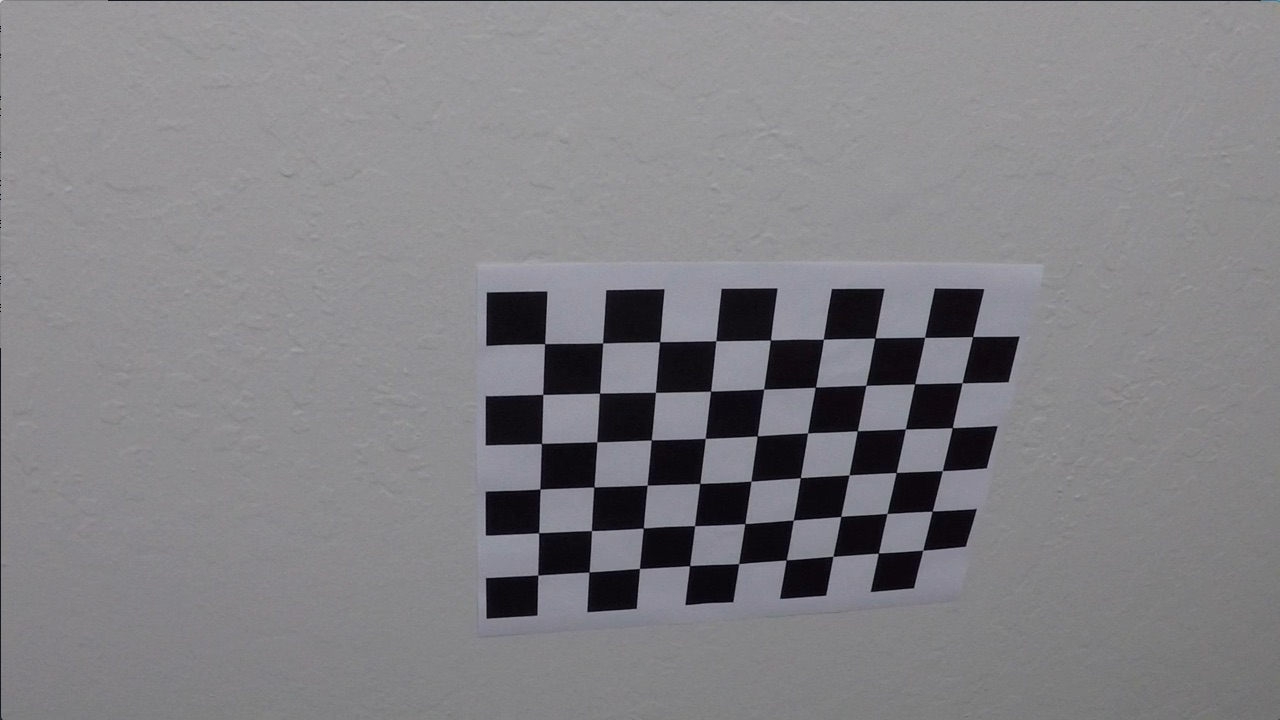
#> input picture CarND-Advanced-Lane-Lines-master/camera_cal/calibration10.jpg, 1280 x 720 px; its folder holds only this picture in this run
$ jupyter execute --allow-errors Single_Image_Process.ipynb   (older library calls are emulated)
#> lines starting #> are read from the running program, lines starting #| are printed output that depends on the picture; after the words box and inside, x2 and y2 are one past the last pixel; in counts of white or black regions, pixels touching at a corner belong together
Import

[cell 1]
import numpy as np
from collections import deque
import cv2
import matplotlib.pyplot as plt
import glob

Camera clibration

[cell 2]
def cameraclibration():
    objp = np.zeros((6*9,3), np.float32)
    objp[:,:2] = np.mgrid[0:9,0:6].T.reshape(-1,2)

    # Arrays to store object points and image points from all the images.
    objpoints = [] # 3d points in real world space
    imgpoints = [] # 2d points in image plane.

    # Make a list of calibration images
    images = glob.glob('camera_cal/calibration*.jpg')
    # Step through the list and search for chessboard corners
    for fname in images:
        img = cv2.imread(fname)
        gray = cv2.cvtColor(img,cv2.COLOR_BGR2GRAY)

        # Find the chessboard corners
        ret, corners = cv2.findChessboardCorners(gray, (9,6),None)

        # If found, add object points, image points
        if ret == True:
            objpoints.append(objp)
            imgpoints.append(corners)

            # Draw and display the corners
            img = cv2.drawChessboardCorners(img, (9,6), corners, ret)
            cv2.imshow('img',img)
            cv2.waitKey(500)

    cv2.destroyAllWindows()

    img_size = (img.shape[1], img.shape[0])

    # Do camera calibration given object points and image points
    ret, mtx, dist, rvecs, tvecs = cv2.calibrateCamera(objpoints, imgpoints, img_size,None,None)

    return mtx,dist

Combination of Color and Gradient Thresholding

[cell 3]
def color_gradient_thresh(img, s_thresh, l_thresh, sobel_kernel, mag_thresh,graddir_thresh):

    # Take both Sobel x and y gradients
    gray = cv2.cvtColor(img, cv2.COLOR_RGB2GRAY)
    sobelx = cv2.Sobel(gray, cv2.CV_64F, 1, 0, ksize=sobel_kernel)
    sobely = cv2.Sobel(gray, cv2.CV_64F, 0, 1, ksize=sobel_kernel)
    # Calculate the gradient magnitude
    gradmag = np.sqrt(sobelx**2 + sobely**2)
    # Rescale to 8 bit
    scale_factor = np.max(gradmag)/255
    gradmag = (gradmag/scale_factor).astype(np.uint8)
    # threshold gradient magnitude
    gradmag_binary = np.zeros_like(gradmag)
    gradmag_binary[(gradmag >= mag_thresh[0]) & (gradmag <= mag_thresh[1])]

    # Take gradient orientation threshold
    graddir = np.arctan2(np.absolute(sobely), np.absolute(sobelx))
    graddir_binary = np.zeros_like(graddir)
    graddir_binary[(graddir >= graddir_thresh[0]) & (graddir <= graddir_thresh[1])] = 1

    # Take both saturation and lightness channel for thresholding
    hls = cv2.cvtColor(img, cv2.COLOR_RGB2HLS)
    l_channel = hls[:,:,1]
    s_channel = hls[:,:,2]
    #threshold lightness
    l_binary = np.zeros_like(l_channel)
    l_binary[(l_channel > l_thresh[0]) & (l_channel < l_thresh[1])] = 1
    #threshold saturation
    s_binary = np.zeros_like(s_channel)
    s_binary[(s_channel >= s_thresh[0]) & (s_channel <= s_thresh[1])] = 1

    binary = np.zeros_like(s_binary)
    binary[((l_binary == 1) | (s_binary == 1) | (gradmag_binary==1) | (graddir_thresh == 1))] = 1

    return binary

Perspective Transform

[cell 4]
def corners_unwarp(img, srcpoints, dstpoints):

    img_size = (img.shape[1], img.shape[0])

    #calculate the transformation matrix
    M = cv2.getPerspectiveTransform(srcpoints, dstpoints)
    warped = cv2.warpPerspective(img, M, img_size)

    return warped

Slide Window to find the initial fitted lines of lanes

[cell 5]
import numpy as np
import cv2

def find_lane_pixels(binary_warped):
    # Take a histogram of the bottom half of the image
    histogram = np.sum(binary_warped[binary_warped.shape[0]//2:,:], axis=0)
    # Create an output image to draw on and visualize the result
    out_img = np.dstack((binary_warped, binary_warped, binary_warped))
    # Find the peak of the left and right halves of the histogram
    # These will be the starting point for the left and right lines
    midpoint = np.int(histogram.shape[0]//2)
    leftx_base = np.argmax(histogram[:midpoint])
    rightx_base = np.argmax(histogram[midpoint:]) + midpoint

    # HYPERPARAMETERS
    # Choose the number of sliding windows
    nwindows = 9
    # Set the width of the windows +/- margin
    margin = 100
    # Set minimum number of pixels found to recenter window
    minpix = 50

    # Set height of windows - based on nwindows above and image shape
    window_height = np.int(binary_warped.shape[0]//nwindows)
    # Identify the x and y positions of all nonzero pixels in the image
    nonzero = binary_warped.nonzero()
    nonzeroy = np.array(nonzero[0])
    nonzerox = np.array(nonzero[1])
    # Current positions to be updated later for each window in nwindows
    leftx_current = leftx_base
    rightx_current = rightx_base

    # Create empty lists to receive left and right lane pixel indices
    left_lane_inds = []
    right_lane_inds = []

    # Step through the windows one by one
    for window in range(nwindows):
        # Identify window boundaries in x and y (and right and left)
        win_y_low = binary_warped.shape[0] - (window+1)*window_height
        win_y_high = binary_warped.shape[0] - window*window_height
        win_xleft_low = leftx_current - margin
        win_xleft_high = leftx_current + margin
        win_xright_low = rightx_current - margin
        win_xright_high = rightx_current + margin

        # Draw the windows on the visualization image
        cv2.rectangle(out_img,(win_xleft_low,win_y_low),
        (win_xleft_high,win_y_high),(0,255,0), 2)
        cv2.rectangle(out_img,(win_xright_low,win_y_low),
        (win_xright_high,win_y_high),(0,255,0), 2)

        # Identify the nonzero pixels in x and y within the window #
        good_left_inds = ((nonzeroy >= win_y_low) & (nonzeroy < win_y_high) &
        (nonzerox >= win_xleft_low) &  (nonzerox < win_xleft_high)).nonzero()[0]
        good_right_inds = ((nonzeroy >= win_y_low) & (nonzeroy < win_y_high) &
        (nonzerox >= win_xright_low) &  (nonzerox < win_xright_high)).nonzero()[0]

        # Append these indices to the lists
        left_lane_inds.append(good_left_inds)
        right_lane_inds.append(good_right_inds)

        # If you found > minpix pixels, recenter next window on their mean position
        if len(good_left_inds) > minpix:
            leftx_current = np.int(np.mean(nonzerox[good_left_inds]))
        if len(good_right_inds) > minpix:
            rightx_current = np.int(np.mean(nonzerox[good_right_inds]))

    # Concatenate the arrays of indices (previously was a list of lists of pixels)
    # It previously has nwindows lists of lists of pixels
    try:
        left_lane_inds = np.concatenate(left_lane_inds)
        right_lane_inds = np.concatenate(right_lane_inds)
    except ValueError:
        # Avoids an error if the above is not implemented fully
        pass

    # Extract left and right line pixel positions
    leftx = nonzerox[left_lane_inds]
    lefty = nonzeroy[left_lane_inds]
    rightx = nonzerox[right_lane_inds]
    righty = nonzeroy[right_lane_inds]

    return leftx, lefty, rightx, righty, out_img, histogram


def fit_polynomial(binary_warped):
    # Find our lane pixels first
    leftx, lefty, rightx, righty, out_img, histogram = find_lane_pixels(binary_warped)

    # Fit a second order polynomial to each using `np.polyfit`
    # it uses all nonzero points inside the sliding window to fit a line
    left_fit = np.polyfit(lefty, leftx, 2)
    right_fit = np.polyfit(righty, rightx, 2)

    # Generate x and y values for checking
    ploty = np.linspace(0, binary_warped.shape[0]-1, binary_warped.shape[0] )
    try:
        left_fitx = left_fit[0]*ploty**2 + left_fit[1]*ploty + left_fit[2]
        right_fitx = right_fit[0]*ploty**2 + right_fit[1]*ploty + right_fit[2]
    except TypeError:
        # Avoids an error if `left` and `right_fit` are still none or incorrect
        print('The function failed to fit a line!')
        left_fitx = 1*ploty**2 + 1*ploty
        right_fitx = 1*ploty**2 + 1*ploty

    ## Visualization ##
    # Colors in the left and right lane regions
    out_img[lefty, leftx] = [255, 0, 0]
    out_img[righty, rightx] = [0, 0, 255]

    return left_fit,right_fit,left_fitx,right_fitx,out_img,histogram

Search from Prior to find the fitted lines of lanes

[cell 6]
def fit_poly(img_shape, leftx, lefty, rightx, righty):
     ### TO-DO: Fit a second order polynomial to each with np.polyfit() ###
     ### This polynomial is for current frame
    left_fit = np.polyfit(lefty, leftx, 2)
    right_fit = np.polyfit(righty, rightx, 2)
    # Generate x and y values for plotting
    ploty = np.linspace(0, img_shape[0]-1, img_shape[0])
    ### TO-DO: Calc both polynomials using ploty, left_fit and right_fit ###
    left_fitx = left_fit[0]*ploty**2 + left_fit[1]*ploty + left_fit[2]
    right_fitx = right_fit[0]*ploty**2 + right_fit[1]*ploty + right_fit[2]

    return left_fit, right_fit, left_fitx, right_fitx, ploty

def search_around_poly(binary_warped,left_fit,right_fit):
    # HYPERPARAMETER
    # Choose the width of the margin around the previous polynomial to search
    # The quiz grader expects 100 here, but feel free to tune on your own!
    margin = 100

    # Grab activated pixels
    nonzero = binary_warped.nonzero()
    nonzeroy = np.array(nonzero[0])
    nonzerox = np.array(nonzero[1])

    ### TO-DO: Set the area of search based on activated x-values ###
    ### within the +/- margin of our polynomial function ###
    ### Hint: consider the window areas for the similarly named variables ###
    ### in the previous quiz, but change the windows to our new search area ###
    ### the polynomial parameters are from the previous frame, since we do not expect
    ### a big change of the lanes from one frame to the next frame
    left_lane_inds = ((nonzerox > (left_fit[0]*(nonzeroy**2) + left_fit[1]*nonzeroy +
                    left_fit[2] - margin)) & (nonzerox < (left_fit[0]*(nonzeroy**2) +
                    left_fit[1]*nonzeroy + left_fit[2] + margin)))
    right_lane_inds = ((nonzerox > (right_fit[0]*(nonzeroy**2) + right_fit[1]*nonzeroy +
                    right_fit[2] - margin)) & (nonzerox < (right_fit[0]*(nonzeroy**2) +
                    right_fit[1]*nonzeroy + right_fit[2] + margin)))

    # Again, extract left and right line pixel positions
    leftx = nonzerox[left_lane_inds]
    lefty = nonzeroy[left_lane_inds]
    rightx = nonzerox[right_lane_inds]
    righty = nonzeroy[right_lane_inds]

    # Fit new polynomials
    left_fit, right_fit, left_fitx, right_fitx, ploty = fit_poly(binary_warped.shape, leftx, lefty, rightx, righty)

    # Create an image to draw on and an image to show the selection window
    out_img = np.dstack((binary_warped, binary_warped, binary_warped))*255
    window_img = np.zeros_like(out_img)
    # Color in left and right line pixels
    out_img[nonzeroy[left_lane_inds], nonzerox[left_lane_inds]] = [255, 0, 0]
    out_img[nonzeroy[right_lane_inds], nonzerox[right_lane_inds]] = [0, 0, 255]

    # Generate a polygon to illustrate the search window area
    # And recast the x and y points into usable format for cv2.fillPoly()
    left_line_window1 = np.array([np.transpose(np.vstack([left_fitx-margin, ploty]))])
    left_line_window2 = np.array([np.flipud(np.transpose(np.vstack([left_fitx+margin,
                              ploty])))])
    left_line_pts = np.hstack((left_line_window1, left_line_window2))

    right_line_window1 = np.array([np.transpose(np.vstack([right_fitx-margin, ploty]))])
    right_line_window2 = np.array([np.flipud(np.transpose(np.vstack([right_fitx+margin,
                              ploty])))])
    right_line_pts = np.hstack((right_line_window1, right_line_window2))

    # Draw the lane onto the warped blank image
    cv2.fillPoly(window_img, np.int_([left_line_pts]), (0,255, 0))
    cv2.fillPoly(window_img, np.int_([right_line_pts]), (0,255, 0))
    result = cv2.addWeighted(out_img, 1, window_img, 0.3, 0)
    ## End visualization steps ##


    return left_fit, right_fit, left_fitx,right_fitx,result

Draw green area to mark the lane

[cell 7]
def draw_lane_mark(binary_warped,left_fitx,right_fitx):
    ## Visualization ##
    # Create an image to draw on and an image to show the selection window
    out_img = np.dstack((binary_warped, binary_warped, binary_warped))*255
    lane_marked_img = np.zeros_like(out_img)


    # Generate a polygon to illustrate the search window area
    # And recast the x and y points into usable format for cv2.fillPoly()
    ploty = np.linspace(0, binary_warped.shape[0]-1, binary_warped.shape[0])
    left_line = np.array([np.transpose(np.vstack([left_fitx, ploty]))])
    right_line = np.array([np.flipud(np.transpose(np.vstack([right_fitx, ploty])))])
    lane_line_pts = np.hstack((left_line, right_line))

    # Draw the lane onto the warped blank image
    cv2.fillPoly(lane_marked_img, np.int_([lane_line_pts]), (0,255, 0))

    return lane_marked_img

Measure the lanes curvature close to vehicle

[cell 8]
def measure_curvature_real(left_fit, right_fit,y_eval):
    '''
    Calculates the curvature of polynomial functions in meters.
    '''
    # Define conversions in x and y from pixels space to meters
    ym_per_pix = 3.048/100 # meters per pixel in y dimension

    # Calculation of R_curve (radius of curvature)
    left_curverad = ((1 + (2*left_fit[0]*y_eval*ym_per_pix + left_fit[1])**2)**1.5) / np.absolute(2*left_fit[0])
    right_curverad = ((1 + (2*right_fit[0]*y_eval*ym_per_pix + right_fit[1])**2)**1.5) / np.absolute(2*right_fit[0])

    return left_curverad, right_curverad

Define Line class to keep track of the processing steps

[cell 9]
class Line():
    def __init__(self):
        # camera calibration
        self.calibration = False
        self.camera_cali_matrix=None
        self.camera_dist=None

        #distance in meters of vehicle center from the line
        self.line_base_pos = None

    def camera_calibration_undistortion(self,img):
        #camera calibration
        if self.calibration==False:
            self.camera_cali_matrix,self.camera_dist = cameraclibration()
#> in cameraclibration, img is the input picture: shape (720, 1280, 3); mean B, G, R 133.1, 129.4, 130.2
#> in cameraclibration, `ret, corners = cv2.findChessboardCorners(gray, (9,6),None)`: ret = True; corners = 54 rows, first 8: [545.3, 343.1], [602.7, 342.8], [660.1, 341.3], [715.8, 340.7], [770.6, 340], [823.5, 339.2], [874.3, 338.5], [925.1, 337.4]
#> in cameraclibration, `img = cv2.drawChessboardCorners(img, (9,6), corners, ret)`:
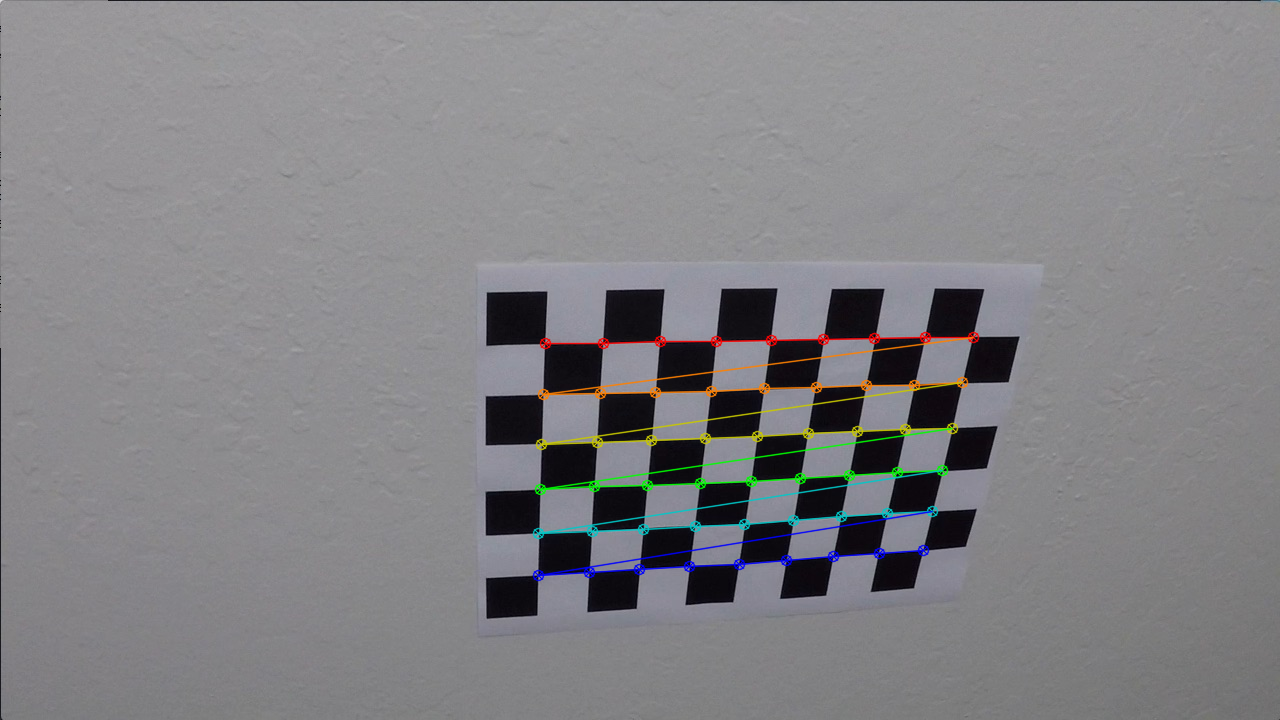
#> img: shape (720, 1280, 3); 1.91% of pixels changed, all inside (x1, y1, x2, y2) = (532, 331, 980, 582)
#> in cameraclibration, `ret, mtx, dist, rvecs, tvecs = cv2.calibrateCamera(objpoints, imgpoint..`: ret = 0.68; mtx = [[1143.7, 0, 681.7], [0, 1109.2, 367.7], [0, 0, 1]]; dist = [[-0.515, 2.99, -0.00876, 0.00937, 1.41]]; rvecs = ([0.451, -0.252, 0.0361],); tvecs = ([-2.31, -0.422, 19.12],)
            self.calibration = True
        #undistort image
        undist = cv2.undistort(img, self.camera_cali_matrix, self.camera_dist, None, self.camera_cali_matrix)
        return undist

Perform camera calibration and image undistortion step

[cell 10]
line=Line()
img = cv2.imread('camera_cal/calibration1.jpg')
#> (the rest of this cell did not finish here and is left out)

#> in camera_calibration_undistortion, `self.camera_cali_matrix,self.camera_dist = cameraclibration()`: self.camera_cali_matrix has the same summary as mtx in cameraclibration; self.camera_dist = [[-0.515, 2.99, -0.00876, 0.00937, 1.41]]
# Visualize undistortion
f, (ax1, ax2) = plt.subplots(1, 2, figsize=(20,10))
f.subplots_adjust(hspace = .2, wspace=.05)
ax1.imshow(img)
ax1.set_title('Original Image', fontsize=30)
ax2.imshow(undist)
ax2.set_title('Undistorted Image', fontsize=30)

[cell 11]
line=Line()
img = cv2.imread('test_images/test2.jpg')
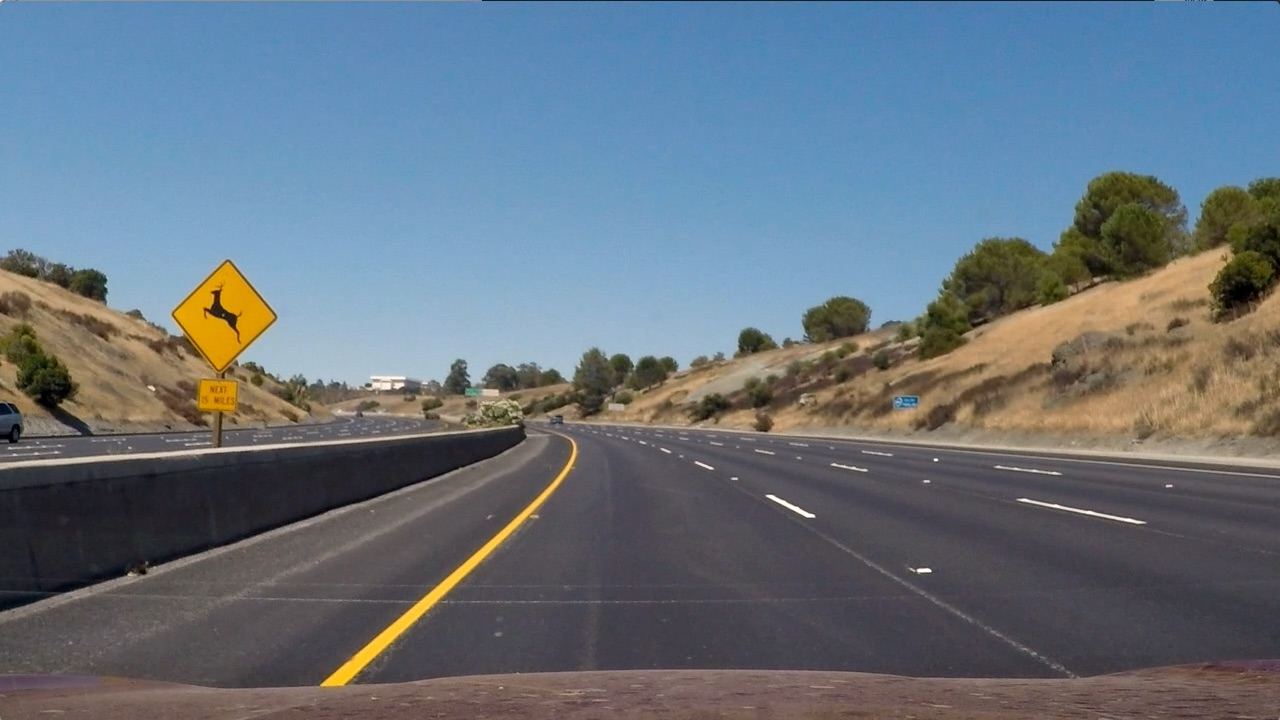
#> input picture CarND-Advanced-Lane-Lines-master/test_images/test2.jpg, 1280 x 720 px
#> img is the input picture: shape (720, 1280, 3); mean B, G, R 125.5, 114.6, 102.8
img = cv2.cvtColor(img, cv2.COLOR_BGR2RGB)
undist = line.camera_calibration_undistortion(img)
# Visualize undistortion
f, (ax1, ax2) = plt.subplots(1, 2, figsize=(20,10))
f.subplots_adjust(hspace = .2, wspace=.05)
ax1.imshow(img)
ax1.set_title('Original Image', fontsize=30)
ax2.imshow(undist)
ax2.set_title('Undistorted Image', fontsize=30)

Perform color and gradient thresholding step

[cell 12]
#color and gradient threshold
binary_output = color_gradient_thresh(undist, s_thresh=(120,255),
                            l_thresh=(220,255), sobel_kernel=3, mag_thresh=(25, 255),graddir_thresh=(0, np.pi/2))
#> in color_gradient_thresh, `gradmag = np.sqrt(sobelx**2 + sobely**2)`:
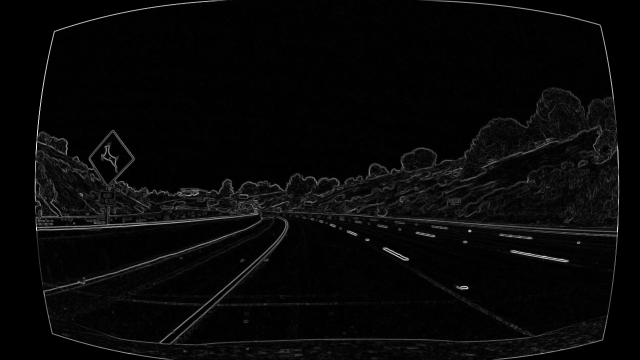
#> gradmag: shape (720, 1280) float64 (shown at 1/2 size); min 0, max 741, mean 23.4; drawn with min black and max white
#> in color_gradient_thresh, `scale_factor = np.max(gradmag)/255`: scale_factor = 2.91
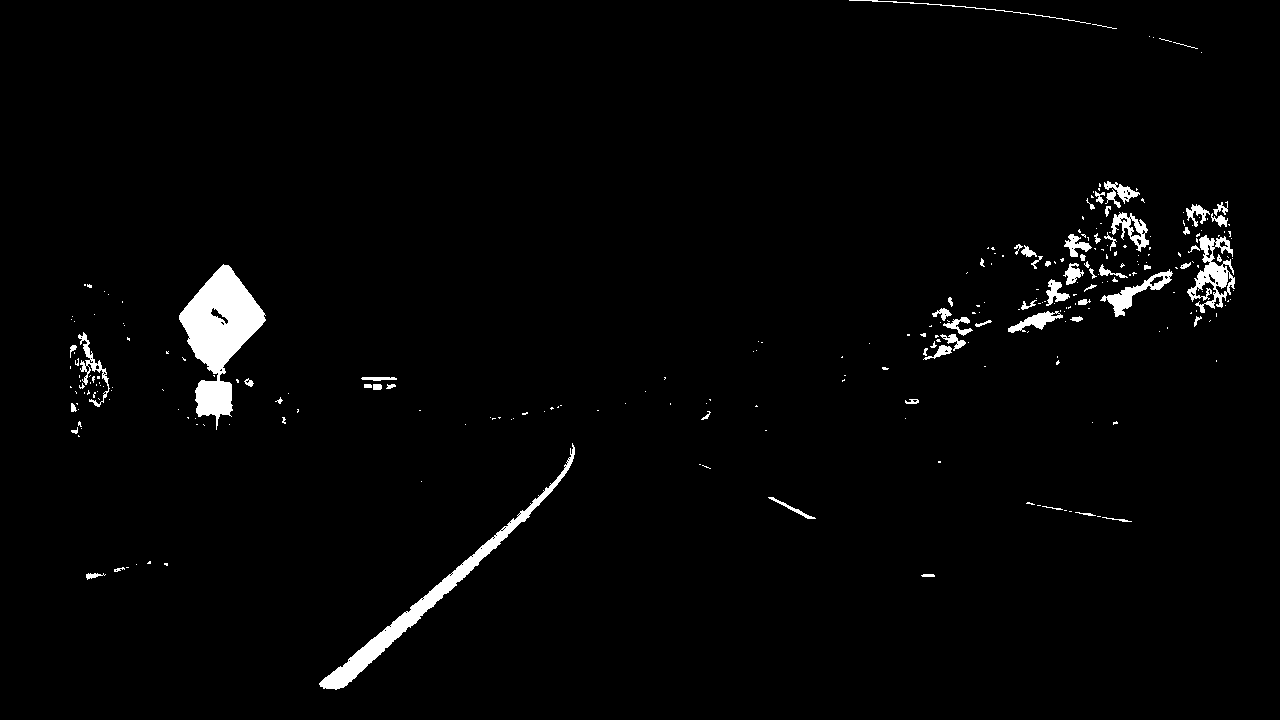
#> binary_output: shape (720, 1280); values 0 (black) and 1 (white), 2.2% white; 278 white regions (210 under 20 px), largest, box (x1, y1, x2, y2) and area: (179, 264, 266, 430) 6563, (319, 443, 575, 690) 4003, (1187, 235, 1235, 313) 1505
# Visualize color_gradient thresholding
f, (ax1, ax2) = plt.subplots(1, 2, figsize=(20,10))
f.subplots_adjust(hspace = .2, wspace=.05)
ax1.imshow(img)
ax1.set_title('Original Image', fontsize=30)
ax2.imshow(binary_output)
ax2.set_title('Threshold Image', fontsize=30)
#> (the rest of the program and of its run is left out)
